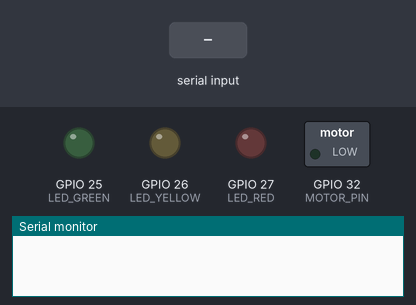
A sketch run on a simulated ESP32. Shown: switched loads named in the sketch (green lamp = pin HIGH), output pins drawn as LEDs (lit = HIGH), the last lines printed to the serial monitor. The test bench sets the inputs (shaded band).

Above: at 1.2 s.
1.3 s: "NORMAL\n" received over Serial
At 2.5 s:
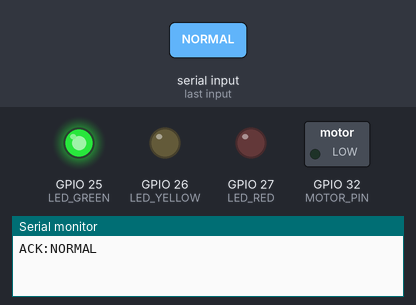
2.8 s: "EYES_CLOSED\n" received over Serial
At 3.8 s:
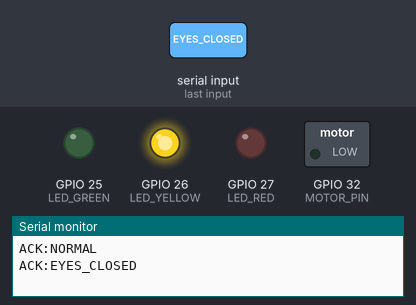
4.3 s: "DROWSY\n" received over Serial
At 4.9 s:
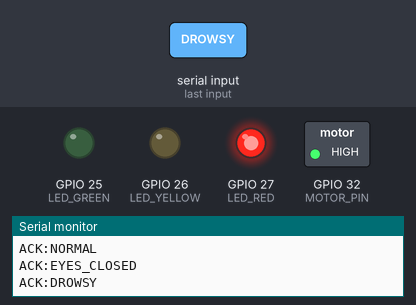
Timing chart, 0 to 7.3 s (numbered marks = the images above; inputs shaded):
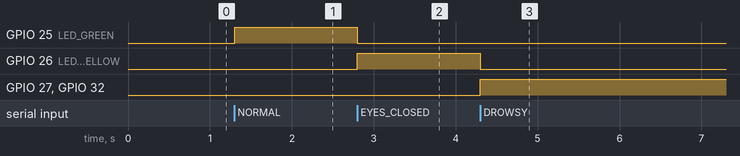

Measured:
- after the input at 1.3 s, GPIO 25 (LED_GREEN): LOW → HIGH at once
- after the input at 2.8 s, GPIO 25 (LED_GREEN): HIGH → LOW at once; GPIO 26 (LED_YELLOW): LOW → HIGH at once
- after the input at 4.3 s, GPIO 26 (LED_YELLOW): HIGH → LOW at once; GPIO 27 (LED_RED), GPIO 32 (MOTOR_PIN): LOW → HIGH at once

The sketch:

esp32_drowsiness_led_motor.ino
```cpp
#include <string.h>

// Example pin assignment for the classic ESP32 module shown in the photo.
#define LED_GREEN   25
#define LED_YELLOW  26
#define LED_RED     27
#define MOTOR_PIN   32   // Connect to the vibration module's IN pin

// Most simple driver modules are active-HIGH.
// If your module behaves in reverse, change HIGH to LOW here.
const int MOTOR_ON_LEVEL = HIGH;
const int MOTOR_OFF_LEVEL = (MOTOR_ON_LEVEL == HIGH) ? LOW : HIGH;

char inputBuffer[32];
size_t inputIndex = 0;

void setOutputs(bool green, bool yellow, bool red, bool motorOn) {
  digitalWrite(LED_GREEN, green ? HIGH : LOW);
  digitalWrite(LED_YELLOW, yellow ? HIGH : LOW);
  digitalWrite(LED_RED, red ? HIGH : LOW);
  digitalWrite(MOTOR_PIN, motorOn ? MOTOR_ON_LEVEL : MOTOR_OFF_LEVEL);
}

void handleCommand(const char* command) {
  if (strcmp(command, "NORMAL") == 0) {
    setOutputs(true, false, false, false);
    Serial.println("ACK:NORMAL");
  }
  else if (strcmp(command, "EYES_CLOSED") == 0) {
    setOutputs(false, true, false, false);
    Serial.println("ACK:EYES_CLOSED");
  }
  else if (strcmp(command, "DROWSY") == 0) {
    // Red LED and vibration motor are active while DROWSY is detected.
    setOutputs(false, false, true, true);
    Serial.println("ACK:DROWSY");
  }
  else if (strcmp(command, "NO_FACE") == 0) {
    setOutputs(false, false, false, false);
    Serial.println("ACK:NO_FACE");
  }
  else if (command[0] != '\0') {
    Serial.print("ERR:UNKNOWN_COMMAND:");
    Serial.println(command);
  }
}

void setup() {
  Serial.begin(115200);

  pinMode(LED_GREEN, OUTPUT);
  pinMode(LED_YELLOW, OUTPUT);
  pinMode(LED_RED, OUTPUT);
  pinMode(MOTOR_PIN, OUTPUT);

  setOutputs(false, false, false, false);
}

void loop() {
  while (Serial.available() > 0) {
    char c = (char)Serial.read();

    if (c == '\n') {
      inputBuffer[inputIndex] = '\0';
      handleCommand(inputBuffer);
      inputIndex = 0;
    }
    else if (c != '\r') {
      if (inputIndex < sizeof(inputBuffer) - 1) {
        inputBuffer[inputIndex++] = c;
      }
      else {
        // Discard an overlong command and start receiving a new one.
        inputIndex = 0;
      }
    }
  }
}
```
